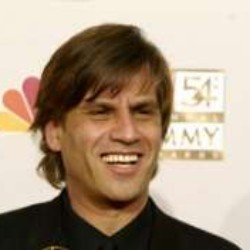
#> input picture tests/Aaron_Sorkin_0001.jpg, 250 x 250 px; its folder holds only this picture in this run
$ jupyter execute --allow-errors notebook.ipynb   (shell and % lines are left out)
#> lines starting #> are read from the running program, lines starting #| are printed output that depends on the picture
#> (reads model.npy from the repository)
#> (reads names.json from the repository)
detect -> convoluted -> generate -> knn -> train -> test

[cell 1]
import cv2
import numpy as np

# Used to pad around extracted faces
offset = 10

# Initialize haar cascade filters provided by
# https://github.com/opencv/opencv/tree/master/data/haarcascades
face_cascade = cv2.CascadeClassifier("./haarcascades/haarcascade_frontalface_default.xml")

# Crop faces from photos
def crop(photo_path):

    # Read Photo into the img var
#> called with photo_path = 'tests/Aaron_Sorkin_0001.jpg'
    img = cv2.imread(photo_path)
#> img is the input picture: shape (250, 250, 3); mean B, G, R 130.4, 151, 170
    # cv2.imshow('photo', img)

    # Apply grayscale to the image
    gray = cv2.cvtColor(img, cv2.COLOR_BGR2GRAY)
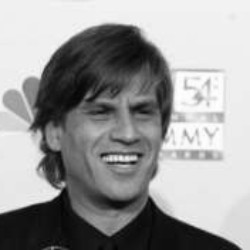
#> gray: shape (250, 250); min 1, max 255, mean 154.3

    # Face Detection
    # Cascading params: image, scaleFactor, minNeighbors
    face = face_cascade.detectMultiScale(gray, 1.3, 5)
#> face = [[69, 70, 110, 110]]

    if len(face) == 0:
        return face

    x,y,w,h = face[0]
#> x = 69; y = 70; w = 110; h = 110

    # Drawing a rectangle around the face coordinates
    # cv2.rectangle(img,(x,y),(x+w,y+h),(255,0,0),2)

    # Slicing face from original image
    face_cut = img[y-offset:y+h+offset,x-offset:x+w+offset]
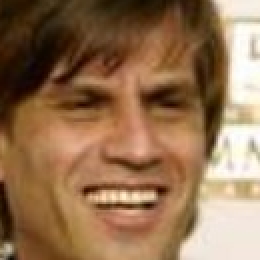
#> face_cut: shape (130, 130, 3) (shown 2 times larger); mean B, G, R 81.4, 113.1, 147.9
    if 0 in face_cut.shape:
        return []
    # Resizing faces to 128x128px
    face_cut = cv2.resize(face_cut,(128,128))
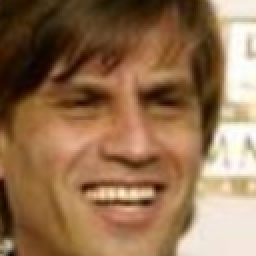
#> face_cut: shape (128, 128, 3) (shown 2 times larger); mean B, G, R 81.2, 113, 147.8

    # Display each face and wait for keypress before proceeding
    # cv2.imshow('crop', face_cut)
    # cv2.waitKey(0)

    return face_cut

[cell 2]
def edgy_af(img):
    """
    Apply crop, edge detection, and grayscale filters to input image
    """

    # Apply edge detection kernel
    h_kernel = np.array(
        [
            [-1, 0, 1],
            [-1, 0, 1],
            [-1, 0, 1],
        ]
    )
    v_kernel = np.array(
        [
            [-1, -1, -1],
            [0, 0, 0],
            [1, 1, 1],
        ]
    )
    img = cv2.filter2D(src=img, ddepth=-1, kernel=h_kernel) + cv2.filter2D(
        src=img, ddepth=-1, kernel=v_kernel
    )
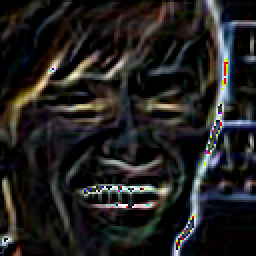
#> img: shape (128, 128, 3) (shown 2 times larger); mean of channels 0, 1, 2 32.4, 33, 34.2; drawn as B, G, R

    # Make grayscale
    img = cv2.cvtColor(img, cv2.COLOR_BGR2GRAY)
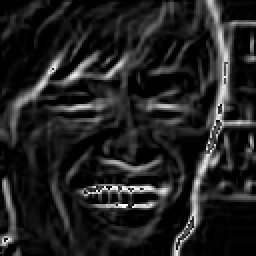
#> img: shape (128, 128) (shown 2 times larger); min 0, max 255, mean 33.3

    return img

[cell 3]
import os

# Parse through a dataset to prepare face analysis
img_dict = {}
face_count = 0

train_dir = "samples"
dataset_path = "dataset/"

#> (the rest of this cell did not finish here and is left out)

[cell 4]
# Find distance between two euclidian values
def distance(v1, v2):
    return np.sqrt(((v1-v2)**2).sum())

def predict(train, test, k=3):
#> called with train = array of shape (6, 16385), test = array of shape (16384,), k = 3
    dist = []

    for i in range(train.shape[0]):
        # Get vector and label
        ix = train[i, :-1]
        iy = train[i, -1]
        print(test)
        print(ix)
        # Computing the distance from the test point
        d = distance(test, ix)
        dist.append([d,iy])
#> this loop made 6 passes
#> d on passes 1 to 6: 6620.7, 7622.6, 7894.2, 0, 7685.7, 7343.9
#> (printed output is left out)
#> after the loop, dist = [[6620.7, 0], [7622.6, 1], [7894.2, 1], [0, 2], [7685.7, 2], [7343.9, 3]]
    # Sort based on distance and get top k
    dk = sorted(dist, key=lambda x: x[0])[:k]
#> dk = [[0, 2], [6620.7, 0], [7343.9, 3]]
    # Retrieve only the labels
    labels = np.array(dk)[:, -1]
#> labels = [2, 0, 3]

    # Get frequencies of each label
    output = np.unique(labels, return_counts=True)
#> output = ([0, 2, 3], [1, 1, 1])
    # Find max frequency and corresponding label
    index = np.argmax(output[1])
#> index = 0
    return output[0][index]

[cell 5]
import json

dataset_path = 'dataset/'

face_data = []
labels = []

class_id = 0 # Labels for the given file
names = {} # Mapping id & name

# Data Prep
#> (the rest of this cell did not finish here and is left out)

[cell 6]
test_dir = 'tests'

# Loading the datasets
trainset = np.load('model.npy')

f = open('names.json')
names = json.load(f)
f.close()

for f_name in os.listdir(test_dir):
    photo_path = test_dir + '/' + f_name
    face_cut = crop(test_dir + '/' + f_name)

    if len(face_cut) == 0:
        print(f"Face not detected in test image: {photo_path}.\n")
        continue

    face_filter = edgy_af(face_cut)

    # Make face prediction
    out = predict(trainset,face_filter.flatten())
#> out = 0
    pred_name = names[str(int(out))];
#> pred_name = 'Aaron_Guiel'

    print("Image " + photo_path + " is predicted to be: ")
    print(pred_name + "\n")
#| Aaron_Guiel

    cv2.imshow('tests', face_filter)
    cv2.waitKey(0)

cv2.destroyAllWindows()
